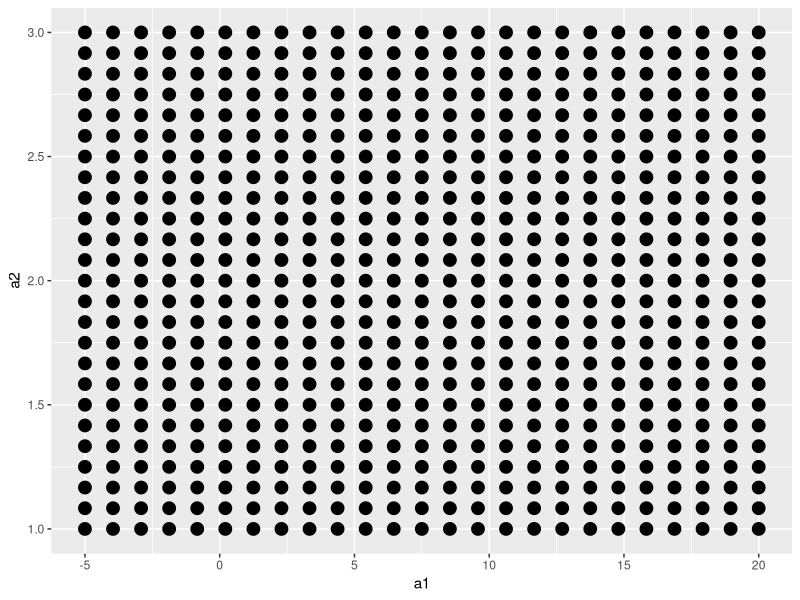

Reproduce this figure in R.
## ---- chunk 1
    library(tibble)
    df1 <- tibble(x = 1:3, y = letters[1:3])
    attributes(df1)
## ---- chunk 2
    # (dataframem)
    data.frame(x = 1:4, y = 1:2)
    # Error
    #data.frame(x = 1:4, y = 1:3)

    # Tibble Only recycles values of size one
    tibble(x = 1:4, y = 1)

    # Tibble complains when size ambiguous
    #tibble(x = 1:4, y = 1:2)

    # Reference variables during construction
    tibble(
      x = 1:3,
      y = x * 2
    )
## ---- chunk 3
    # Instead convert row names into a regular column
    df3 <- data.frame(
      age = c(35, 27, 18),
      hair = c("blond", "brown", "black"),
      row.names = c("Bob", "Susan", "Sam")
    )
    as_tibble(df3, rownames = "name")
## ---- chunk 4
    library(tidyverse)
    library(modelr)
    options(na.action = na.warn)
## ---- chunk 5
    expand.grid(
        a1 = seq(-5, 20, length = 25),
        a2 = seq(1, 3, length = 25)
    ) %>%
    ggplot(data = ., aes(a1, a2)) +
    geom_point(
               size = 4
    )
## ---- chunk 6
    # Create tibble row by row
    df1 <- tribble(
            ~y, ~x1, ~x2,
            4,  2,  5,
            5,  1,  6
    )
    model_matrix(df1, y ~ x1 + x2)
